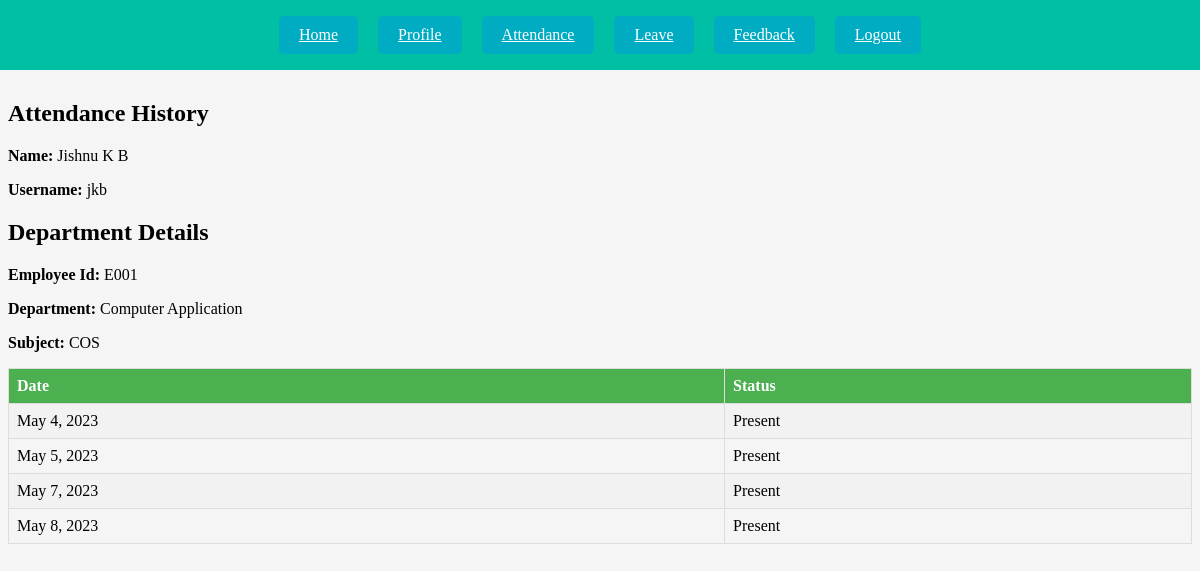
/view_attendance/ (signed in), run on the app's committed database.
### faculty_app/models.py (models this page shows, shortened)
class Faculty(models.Model):
    user = models.OneToOneField(User, on_delete=models.CASCADE, related_name='faculty')
    dob = models.DateField()
    department = models.CharField(max_length=4, choices=DEPARTMENTS)
    date_of_join = models.DateField()
    subject = models.CharField(max_length=4, choices=SUBJECTS)
    emp_id = models.CharField(max_length=10, unique=True)

class Attendance(models.Model):
    user = models.ForeignKey(User, on_delete=models.CASCADE)
    mark_date = models.DateField()
    mark_time = models.TimeField(default=datetime.time(0, 0))
    status = models.BooleanField(default=False)

### faculty_app/views.py (the view)
# urls.py: path('view_attendance/',views.view_attendance, name='view_attendance'),
def view_attendance(request):
    faculty = Faculty.objects.get(user=request.user)
    attendances = Attendance.objects.filter(user=request.user)
    return render(request, 'attendance/view_attendance.html', {'attendances': attendances, 'faculty':faculty})

### faculty_app/templates/attendance/view_attendance.html (shortened to what this page needs)
{% extends 'base.html' %}
{% block content %}
<br>
<br>
<br>
<br>
{% load static %}
<link rel="stylesheet" href="{% static 'css/attendance.css' %}">
<h2>Attendance History</h2>
{% if faculty %}
<p><strong>Name:</strong> {{ user.first_name }} {{ user.last_name }}</p>
<p><strong>Username:</strong> {{ user.username }}</p>
<h2>Department Details</h2>
<p><strong>Employee Id:</strong> {{ faculty.emp_id }}</p>
<p><strong>Department:</strong> {{ faculty.get_department_display }} </p>
<p><strong>Subject:</strong> {{ faculty.get_subject_display }}</p>
<table class="attendance-table">
  <tr>
    <th>Date</th>
    <th>Status</th>
  </tr>
  {% for attendance in attendances %}
  <tr>
    <td>{{ attendance.mark_date }}</td>
    <td>{% if attendance.status %}Present{% else %}Absent{% endif %}</td>
  </tr>
  {% endfor %}
</table>
{% else %}
<p>No attendance records found.</p>
{% endif %}
{% endblock %}

### faculty_app/static/css/style.css (style rules this page uses)
body { background-color: #f5f5f5; }

### faculty_app/static/css/attendance.css (style rules this page uses)
table { border-collapse: collapse; width: 100%; }
th, td { text-align: left; padding: 8px; border: 1px solid #ddd; }
tr:nth-child(even) { background-color: #f2f2f2; }
th { background-color: #4CAF50; color: white; }

### data on the page
Faculty: emp_id "E001", department "Computer Application", subject "COS"
Attendance: mark_date "May 4, 2023", status "Present"
Attendance: mark_date "May 5, 2023", status "Present"
Attendance: mark_date "May 7, 2023", status "Present"
Attendance: mark_date "May 8, 2023", status "Present"

### other printed values
{{ user.first_name }} "Jishnu"
{{ user.last_name }} "K B"
{{ user.username }} "jkb"
